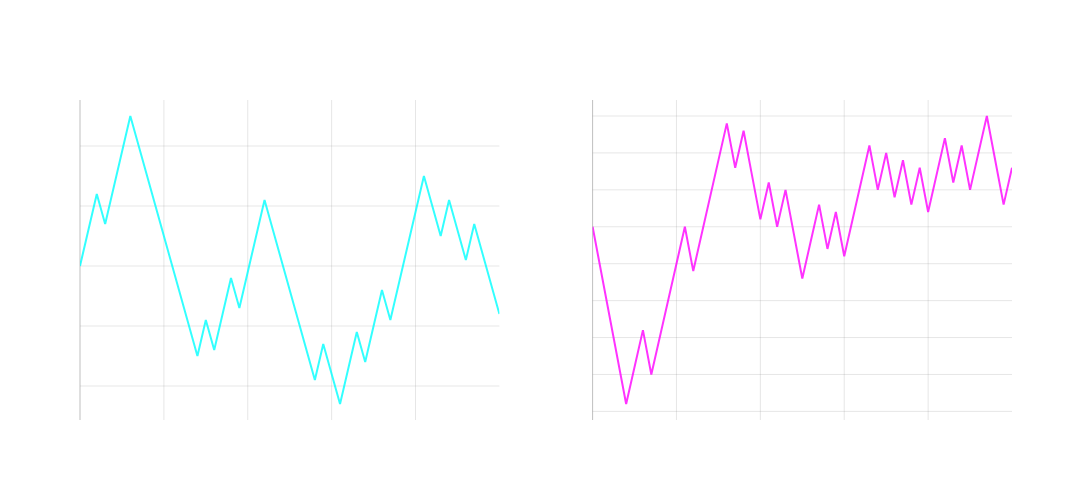

The code cell stored with this chart in its notebook:
### Markdown cell above
#### 1.)  Edge: Expected Value

The notion of *edge* or *expected value* or *average performance* tells us something about the tendancy of a wealth path over time in games involving uncertainty

This is a particularly useful idea in games of chance and uncertainty including
-  Roulette

- ️ Blackjack

-  Poker

-  Trading

###### ______________________________________________________________________________________________________________________________________

##### Short Run vs. Long Run

Generally speaking, if our edge is positive we will accumulate wealth over a series of spins, hands, trades, or whatever one realized outcome is defined as

However, the results in the short run don't speak for the edge that is accumulated in the long run

##### **Q:** Which trader would you prefer to allocate capital to?

### Code cell
import numpy as np
import plotly.graph_objects as go
from plotly.subplots import make_subplots

# Simulation parameters
n_steps = 50
starting_wealth = 10000

# Generate wealth paths
np.random.seed(40)

# Initialize wealth arrays
positive_ev = np.zeros(n_steps + 1)
negative_ev = np.zeros(n_steps + 1)
positive_ev[0] = starting_wealth
negative_ev[0] = starting_wealth

# Probability and payoff parameters
# Trader A (Positive EV)
p_win_a = 0.505
p_lose_a = 1 - p_win_a
avg_win_a = 120
avg_loss_a = 100
edge_a = (p_win_a * avg_win_a) - (p_lose_a * avg_loss_a)  # Positive edge

# Trader B (Negative EV)
p_win_b = 19/38
p_lose_b = 1 - p_win_b
avg_win_b = 100
avg_loss_b = 120
edge_b = (p_win_b * avg_win_b) - (p_lose_b * avg_loss_b)  # Negative edge

# Generate all random outcomes at once
positive_outcomes = np.random.random(n_steps)
negative_outcomes = np.random.random(n_steps)

# Simulate steps
for i in range(n_steps):
    # Simulate Trader A (Positive EV) results
    result_positive = positive_outcomes[i] < p_win_a
    net_result_positive = avg_win_a if result_positive else -avg_loss_a
    positive_ev[i+1] = positive_ev[i] + net_result_positive
    
    # Simulate Trader B (Negative EV) results
    result_negative = negative_outcomes[i] < p_win_b
    net_result_negative = avg_win_b if result_negative else -avg_loss_b
    negative_ev[i+1] = negative_ev[i] + net_result_negative

# Create figure with subplots
fig = make_subplots(
    rows=1, cols=2,
    subplot_titles=(f'Trader A', f'Trader B')
)

# Add trace for Positive EV
x_vals = np.arange(n_steps + 1)
fig.add_trace(
    go.Scatter(
        x=x_vals,
        y=positive_ev,
        mode='lines',
        line=dict(color='rgba(0, 255, 255, 0.8)', width=2),
        showlegend=False
    ),
    row=1, col=1
)

# Add trace for Negative EV
fig.add_trace(
    go.Scatter(
        x=x_vals,
        y=negative_ev,
        mode='lines',
        line=dict(color='rgba(255, 0, 255, 0.8)', width=2),
        showlegend=False
    ),
    row=1, col=2
)

# Update layout
fig.update_layout(
    height=500,
    width=1300,
    showlegend=False,
    plot_bgcolor='rgba(0,0,0,0)',
    paper_bgcolor='rgba(0,0,0,0)',
    font=dict(color='white')
)

# Update axes
for i in range(1, 3):
    fig.update_xaxes(
        title='Number of Trades',
        showgrid=True,
        gridwidth=1,
        gridcolor='rgba(128,128,128,0.2)',
        zeroline=True,
        zerolinewidth=1,
        zerolinecolor='rgba(128,128,128,0.5)',
        row=1, col=i
    )
    fig.update_yaxes(
        title='Wealth ($)',
        showgrid=True,
        gridwidth=1,
        gridcolor='rgba(128,128,128,0.2)',
        zeroline=True,
        zerolinewidth=1,
        zerolinecolor='rgba(128,128,128,0.5)',
        row=1, col=i
    )

fig.show()

### Figure 1 — Plotly figure (JSON) as saved in the notebook; plotly's stock layout.template omitted (floating-point values rounded to 4 significant figures)
{"data": [{"line": {"color": "rgba(0, 255, 255, 0.8)", "width": 2}, "mode": "lines", "showlegend": false, "type": "scatter", "x": [0, 1, 2, 3, 4, 5, 6, 7, 8, 9, 10, 11, 12, 13, 14, 15, 16, 17, 18, 19, 20, 21, 22, 23, 24, 25, 26, 27, 28, 29, 30, 31, 32, 33, 34, 35, 36, 37, 38, 39, 40, 41, 42, 43, 44, 45, 46, 47, 48, 49, 50], "xaxis": "x", "y": [10000.0, 10120.0, 10240.0, 10140.0, 10260.0, 10380.0, 10500.0, 10400.0, 10300.0, 10200.0, 10100.0, 10000.0, 9900.0, 9800.0, 9700.0, 9820.0, 9720.0, 9840.0, 9960.0, 9860.0, 9980.0, 10100.0, 10220.0, 10120.0, 10020.0, 9920.0, 9820.0, 9720.0, 9620.0, 9740.0, 9640.0, 9540.0, 9660.0, 9780.0, 9680.0, 9800.0, 9920.0, 9820.0, 9940.0, 10060.0, 10180.0, 10300.0, 10200.0, 10100.0, 10220.0, 10120.0, 10020.0, 10140.0, 10040.0, 9940.0, 9840.0], "yaxis": "y"}, {"line": {"color": "rgba(255, 0, 255, 0.8)", "width": 2}, "mode": "lines", "showlegend": false, "type": "scatter", "x": [0, 1, 2, 3, 4, 5, 6, 7, 8, 9, 10, 11, 12, 13, 14, 15, 16, 17, 18, 19, 20, 21, 22, 23, 24, 25, 26, 27, 28, 29, 30, 31, 32, 33, 34, 35, 36, 37, 38, 39, 40, 41, 42, 43, 44, 45, 46, 47, 48, 49, 50], "xaxis": "x2", "y": [10000.0, 9880.0, 9760.0, 9640.0, 9520.0, 9620.0, 9720.0, 9600.0, 9700.0, 9800.0, 9900.0, 10000.0, 9880.0, 9980.0, 10080.0, 10180.0, 10280.0, 10160.0, 10260.0, 10140.0, 10020.0, 10120.0, 10000.0, 10100.0, 9980.0, 9860.0, 9960.0, 10060.0, 9940.0, 10040.0, 9920.0, 10020.0, 10120.0, 10220.0, 10100.0, 10200.0, 10080.0, 10180.0, 10060.0, 10160.0, 10040.0, 10140.0, 10240.0, 10120.0, 10220.0, 10100.0, 10200.0, 10300.0, 10180.0, 10060.0, 10160.0], "yaxis": "y2"}], "layout": {"annotations": [{"font": {"size": 16}, "showarrow": false, "text": "Trader A", "x": 0.225, "xanchor": "center", "xref": "paper", "y": 1, "yanchor": "bottom", "yref": "paper"}, {"font": {"size": 16}, "showarrow": false, "text": "Trader B", "x": 0.775, "xanchor": "center", "xref": "paper", "y": 1, "yanchor": "bottom", "yref": "paper"}], "font": {"color": "white"}, "height": 500, "paper_bgcolor": "rgba(0,0,0,0)", "plot_bgcolor": "rgba(0,0,0,0)", "showlegend": false, "width": 1300, "xaxis": {"anchor": "y", "domain": [0, 0.45], "gridcolor": "rgba(128,128,128,0.2)", "gridwidth": 1, "showgrid": true, "title": {"text": "Number of Trades"}, "zeroline": true, "zerolinecolor": "rgba(128,128,128,0.5)", "zerolinewidth": 1}, "xaxis2": {"anchor": "y2", "domain": [0.55, 1], "gridcolor": "rgba(128,128,128,0.2)", "gridwidth": 1, "showgrid": true, "title": {"text": "Number of Trades"}, "zeroline": true, "zerolinecolor": "rgba(128,128,128,0.5)", "zerolinewidth": 1}, "yaxis": {"anchor": "x", "domain": [0, 1], "gridcolor": "rgba(128,128,128,0.2)", "gridwidth": 1, "showgrid": true, "title": {"text": "Wealth ($)"}, "zeroline": true, "zerolinecolor": "rgba(128,128,128,0.5)", "zerolinewidth": 1}, "yaxis2": {"anchor": "x2", "domain": [0, 1], "gridcolor": "rgba(128,128,128,0.2)", "gridwidth": 1, "showgrid": true, "title": {"text": "Wealth ($)"}, "zeroline": true, "zerolinecolor": "rgba(128,128,128,0.5)", "zerolinewidth": 1}}}
